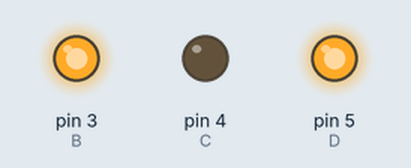
Simulated run of this sketch. Board: Arduino Uno, built with avr-gcc and run on an emulated ATmega328P. Parts: output pins drawn as LEDs (lit = HIGH).

Above: at 0.2 s.
At 1.0 s:
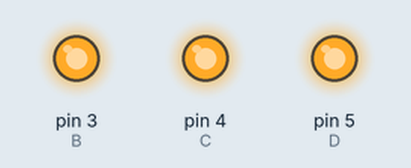
Timing chart, 0 to 3.0 s (numbered marks = the images above):
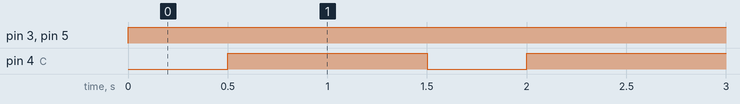

The sketch:

pruebaplacaleds.ino
```cpp
// the setup function runs once when you press reset or power the board

# define  A 2    //defino pines de salida nro 2
# define  B 3    //defino pines de salida nro 3
# define  C 4    //defino pines de salida nro 4
# define  D 5    //defino pines de salida nro 5
# define  UN_SEG    1000  //defino tiempo 1 segundo

void apagaleds();


void setup() {
  // initialize digital pin LED_BUILTIN as an output.
  pinMode(B, OUTPUT);
  pinMode(C, OUTPUT);
  pinMode(D, OUTPUT);
}

// the loop function runs over and over again forever
void loop() {
  digitalWrite(B, 1);   // turn the LED on (HIGH is the voltage level)
  digitalWrite(C, 0);      // wait for a second
  digitalWrite(D, 1);
  delay(500);
  apagaleds();
  /*digitalWrite(B, 0);    // turn the LED off by making the voltage LOW
  delay(1000);                       // wait for a second
  digitalWrite(C, 1);   // turn the LED on (HIGH is the voltage level)
  delay(1000);                       // wait for a second
  digitalWrite(C, 0);    // turn the LED off by making the voltage LOW
  delay(1000);
  digitalWrite(D, 1);   // turn the LED on (HIGH is the voltage level)
  delay(1000);
 digitalWrite(D, 0);   // turn the LED on (HIGH is the voltage level)
  delay(1000);*/

}

void apagaleds(){
  digitalWrite(B, 1);    // turn the LED off by making the voltage LOW
  digitalWrite(C, 1);   // turn the LED on (HIGH is the voltage level)
  digitalWrite(D, 1);   // turn the LED on (HIGH is the voltage level)
  delay(1000);
}
```

Measured:
- by itself, pin 3 (B), pin 5 (D): LOW → HIGH at 0.00 s
- by itself, pin 4 (C): alternates HIGH for 1.0 s and LOW for 0.50 s
